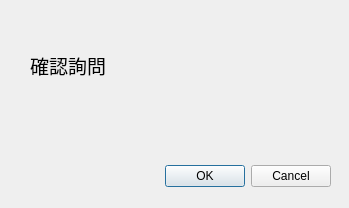
<?xml version="1.0" encoding="UTF-8"?>
<ui version="4.0">
 <class>kc_dialog</class>
 <widget class="QDialog" name="kc_dialog">
  <property name="geometry">
   <rect>
    <x>0</x>
    <y>0</y>
    <width>349</width>
    <height>208</height>
   </rect>
  </property>
  <property name="windowTitle">
   <string>Dialog</string>
  </property>
  <widget class="QDialogButtonBox" name="buttonBox">
   <property name="geometry">
    <rect>
     <x>30</x>
     <y>160</y>
     <width>301</width>
     <height>32</height>
    </rect>
   </property>
   <property name="orientation">
    <enum>Qt::Horizontal</enum>
   </property>
   <property name="standardButtons">
    <set>QDialogButtonBox::Cancel|QDialogButtonBox::Ok</set>
   </property>
  </widget>
  <widget class="QLabel" name="label">
   <property name="geometry">
    <rect>
     <x>30</x>
     <y>40</y>
     <width>231</width>
     <height>51</height>
    </rect>
   </property>
   <property name="font">
    <font>
     <pointsize>14</pointsize>
    </font>
   </property>
   <property name="text">
    <string>確認詢問</string>
   </property>
  </widget>
 </widget>
 <resources/>
 <connections>
  <connection>
   <sender>buttonBox</sender>
   <signal>accepted()</signal>
   <receiver>kc_dialog</receiver>
   <slot>accept()</slot>
   <hints>
    <hint type="sourcelabel">
     <x>248</x>
     <y>254</y>
    </hint>
    <hint type="destinationlabel">
     <x>157</x>
     <y>274</y>
    </hint>
   </hints>
  </connection>
  <connection>
   <sender>buttonBox</sender>
   <signal>rejected()</signal>
   <receiver>kc_dialog</receiver>
   <slot>reject()</slot>
   <hints>
    <hint type="sourcelabel">
     <x>316</x>
     <y>260</y>
    </hint>
    <hint type="destinationlabel">
     <x>286</x>
     <y>274</y>
    </hint>
   </hints>
  </connection>
 </connections>
</ui>
